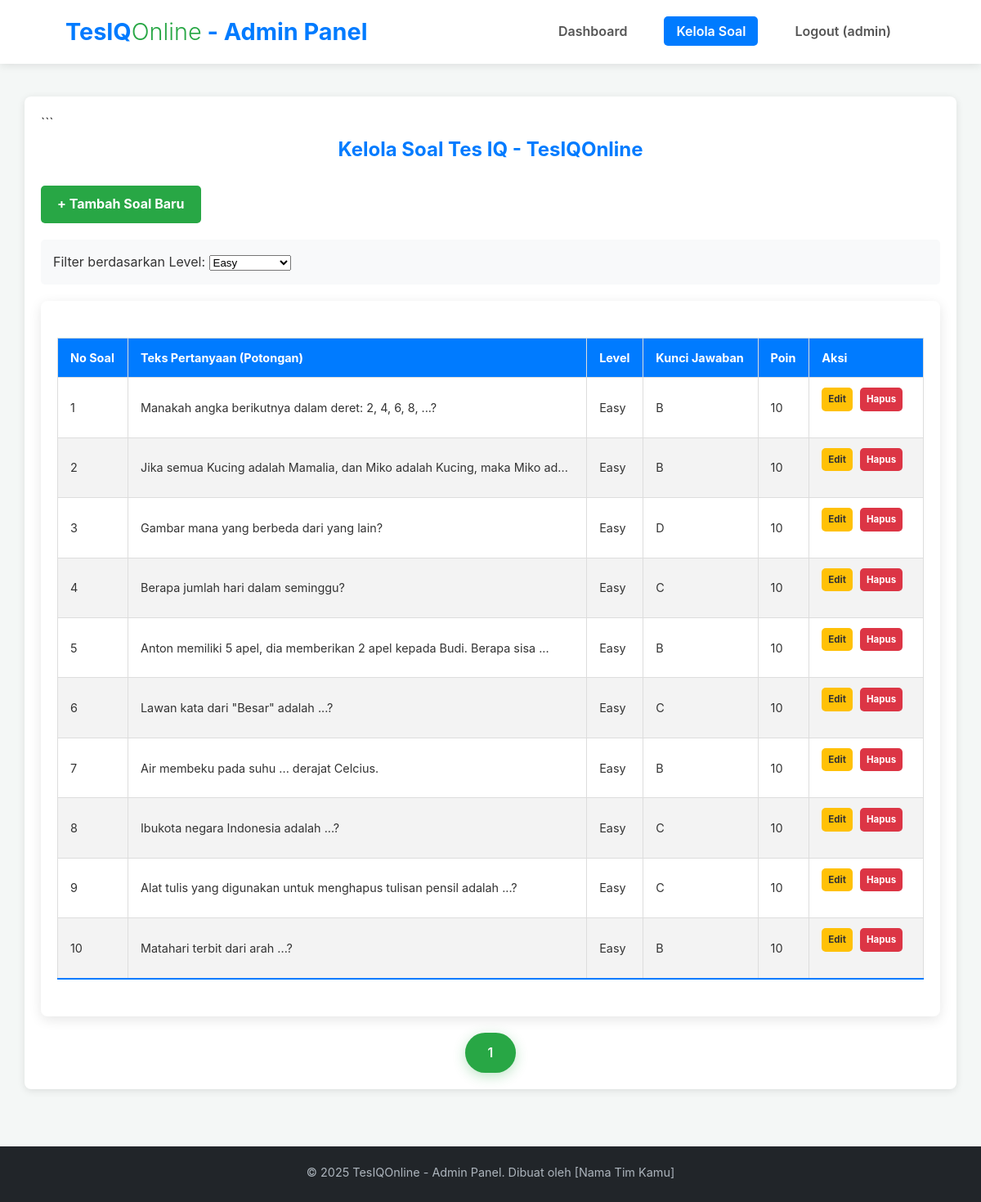
The page /admin/manajemen_soal.php?level_filter=1 (signed in) on the database its author committed.
### tables this page shows
CREATE TABLE questions (
    id INT AUTO_INCREMENT PRIMARY KEY,
    level_id INT NOT NULL,
    question_number INT NOT NULL,
    question_text TEXT NOT NULL,
    option_a VARCHAR(255) NOT NULL,
    option_b VARCHAR(255) NOT NULL,
    option_c VARCHAR(255) NOT NULL,
    option_d VARCHAR(255) NOT NULL,
    correct_option CHAR(1) NOT NULL,
    points INT NOT NULL DEFAULT 10,
    created_at TIMESTAMP DEFAULT CURRENT_TIMESTAMP,
    FOREIGN KEY (level_id) REFERENCES levels(id) ON DELETE CASCADE,
    CONSTRAINT question_per_level UNIQUE (question_text, level_id),
    CONSTRAINT number_per_level UNIQUE (question_number, level_id)
);

CREATE TABLE levels (
    id INT AUTO_INCREMENT PRIMARY KEY,
    level_name VARCHAR(50) NOT NULL UNIQUE,
    description TEXT
);

### admin/manajemen_soal.php (the view, shortened to what this page needs)
<?php
$page_title = "Kelola Soal Tes IQ - TesIQOnline";
require_once 'admin_header.php';
$limit = 10;
$page = isset($_GET['page']) && is_numeric($_GET['page']) ? (int)$_GET['page'] : 1;
$offset = ($page - 1) * $limit;
$filter_level_id = isset($_GET['level_filter']) && is_numeric($_GET['level_filter']) ? (int)$_GET['level_filter'] : null;
$sql_questions = "SELECT q.id, q.question_number, q.question_text, q.correct_option, q.points, l.level_name
                  FROM questions q
                  JOIN levels l ON q.level_id = l.id";
$sql_count = "SELECT COUNT(*) as total FROM questions q";
$where_clauses = [];
$params = [];
$types = "";
if ($filter_level_id) {
    $where_clauses[] = "q.level_id = ?";
    $params[] = $filter_level_id;
    $types .= "i";
}
if (!empty($where_clauses)) {
    $sql_questions .= " WHERE " . implode(" AND ", $where_clauses);
    $sql_count .= " WHERE " . implode(" AND ", $where_clauses);
}
$sql_questions .= " ORDER BY l.id ASC, q.question_number ASC LIMIT ? OFFSET ?";
$params[] = $limit;
$params[] = $offset;
$types .= "ii";
$stmt_count = $conn->prepare($sql_count);
if ($filter_level_id) {
    $stmt_count->bind_param("i", $filter_level_id);
}
$stmt_count->execute();
$total_questions = $stmt_count->get_result()->fetch_assoc()['total'];
$total_pages = ceil($total_questions / $limit);
$stmt_questions = $conn->prepare($sql_questions);
if (!empty($params)) {
    $stmt_questions->bind_param($types, ...$params);
}
$stmt_questions->execute();
$result_questions = $stmt_questions->get_result();
$questions_list = [];
if ($result_questions->num_rows > 0) {
    while ($row = $result_questions->fetch_assoc()) {
        $questions_list[] = $row;
    }
}
?>
<h2 class="page-title"><?php echo $page_title; ?></h2>
<a href="tambah_soal.php" class="action-button" style="margin-bottom: 20px;">+ Tambah Soal Baru</a>
<form method="GET" action="manajemen_soal.php" style="margin-bottom: 20px; background-color:#f8f9fa; padding:15px; border-radius:5px;">
    <label for="level_filter">Filter berdasarkan Level:</label>
    <select name="level_filter" id="level_filter" onchange="this.form.submit()">
        <?php foreach ($levels_admin as $level) : ?>
            <option value="<?php echo $level['id']; ?>" <?php echo ($filter_level_id == $level['id']) ? 'selected' : ''; ?>>
                <?php echo htmlspecialchars($level['level_name']); ?>
            </option>
        <?php endforeach; ?>
    </select>
</form>
<?php if (!empty($questions_list)) : ?>
    <div class="table-container">
        <table class="content-table">
            <thead>
                <tr>
                    <th>No Soal</th>
                    <th>Teks Pertanyaan (Potongan)</th>
                    <th>Level</th>
                    <th>Kunci Jawaban</th>
                    <th>Poin</th>
                    <th>Aksi</th>
                </tr>
            </thead>
            <tbody>
                <?php foreach ($questions_list as $question) : ?>
                    <tr>
                        <td><?php echo $question['question_number']; ?></td>
                        <td><?php echo htmlspecialchars(substr($question['question_text'], 0, 70)) . (strlen($question['question_text']) > 70 ? '...' : ''); ?></td>
                        <td><?php echo htmlspecialchars($question['level_name']); ?></td>
                        <td><?php echo htmlspecialchars($question['correct_option']); ?></td>
                        <td><?php echo htmlspecialchars($question['points']); ?></td>
                        <td class="action-links">
                            <a href="edit_soal.php?id=<?php echo $question['id']; ?>" class="action-button edit" style="padding:5px 8px; font-size:0.8em; margin-right:5px;">Edit</a>
                            <a href="hapus_soal.php?id=<?php echo $question['id']; ?>" class="action-button delete" style="padding:5px 8px; font-size:0.8em;" onclick="return confirm('Apakah Anda yakin ingin menghapus soal ini?');">Hapus</a>
                        </td>
                    </tr>
                <?php endforeach; ?>
            </tbody>
        </table>
    </div>
    <div class="pagination" style="margin-top: 20px; text-align: center;">
        <?php for ($i = 1; $i <= $total_pages; $i++) : ?>
            <a href="?page=<?php echo $i; ?>&level_filter=<?php echo $filter_level_id; ?>" class="btn <?php echo ($i == $page) ? 'btn-primary' : 'btn-secondary'; ?>"><?php echo $i; ?></a>
        <?php endfor; ?>
    </div>
<?php else : ?>
    <div class="message info">Belum ada soal yang tersedia <?php echo $filter_level_id ? 'untuk level ini' : ''; ?>. Silakan tambahkan soal baru.</div>
<?php endif; ?>
<?php
require_once 'admin_footer.php';
?>

### assets/css/style.css (style rules this page uses)
* { margin: 0; padding: 0; box-sizing: border-box; }
body { font-family: -apple-system, BlinkMacSystemFont, "Segoe UI", Roboto, Helvetica, Arial, sans-serif, "Apple Color Emoji", "Segoe UI Emoji", "Segoe UI Symbol"; line-height: 1.6; color: #333; background-color: #f4f7f6; display: flex; flex-direction: column; min-height: 100vh; }
.btn { display: inline-block; padding: 12px 28px; text-decoration: none; border-radius: 25px; font-weight: 600; transition: background-color 0.3s ease, transform 0.2s ease; font-size: 1rem; cursor: pointer; border: none; }
.btn-primary { background-color: #28a745; color: #fff; box-shadow: 0 4px 15px rgba(40, 167, 69, 0.3); }
.table-container { background-color: #fff; padding: 20px; border-radius: 8px; box-shadow: 0 4px 15px rgba(0, 0, 0, 0.1); overflow-x: auto; }
.content-table { width: 100%; border-collapse: collapse; margin: 25px 0; font-size: 0.9em; min-width: 400px; }
.content-table thead tr { background-color: #007bff; color: #ffffff; text-align: left; font-weight: bold; }
.content-table th, .content-table td { padding: 12px 15px; border-bottom: 1px solid #dddddd; }
.content-table tbody tr { border-bottom: 1px solid #dddddd; }
.content-table tbody tr:nth-of-type(even) { background-color: #f3f3f3; }
.content-table tbody tr:last-of-type { border-bottom: 2px solid #007bff; }
.content-table .action-links a { margin-right: 8px; color: #007bff; text-decoration: none; font-weight: bold; }
.content-table .action-links a.edit { color: #ffc107; }
.content-table .action-links a.delete { color: #dc3545; }

### assets/css/admin.css (style rules this page uses)
.page-title { text-align: center; color: #007bff; margin-bottom: 25px; }
.action-button { display: inline-block; padding: 10px 20px; margin-bottom: 20px; background-color: #28a745; color: white; text-decoration: none; border-radius: 5px; font-weight: bold; }
.action-button.edit { background-color: #ffc107; color: #333 !important; }
.action-button.delete { background-color: #dc3545; color: #fff !important; }
.content-table th, .content-table td { border: 1px solid #dddddd; }

### rows shown on the page
questions: question_number "1", question_text "Manakah angka berikutnya dalam deret: 2, 4, 6, 8, ...?", level.level_name "Easy", correct_option "B", points "10"
questions: question_number "2", question_text "Jika semua Kucing adalah Mamalia, dan Miko adalah Kucing, maka Miko ad", level.level_name "Easy", correct_option "B", points "10"
questions: question_number "3", question_text "Gambar mana yang berbeda dari yang lain?", level.level_name "Easy", correct_option "D", points "10"
questions: question_number "4", question_text "Berapa jumlah hari dalam seminggu?", level.level_name "Easy", correct_option "C", points "10"
questions: question_number "5", question_text "Anton memiliki 5 apel, dia memberikan 2 apel kepada Budi. Berapa sisa", level.level_name "Easy", correct_option "B", points "10"
questions: question_number "6", question_text "Lawan kata dari \"Besar\" adalah ...?", level.level_name "Easy", correct_option "C", points "10"
questions: question_number "7", question_text "Air membeku pada suhu ... derajat Celcius.", level.level_name "Easy", correct_option "B", points "10"
questions: question_number "8", question_text "Ibukota negara Indonesia adalah ...?", level.level_name "Easy", correct_option "C", points "10"
questions: question_number "9", question_text "Alat tulis yang digunakan untuk menghapus tulisan pensil adalah ...?", level.level_name "Easy", correct_option "C", points "10"
questions: question_number "10", question_text "Matahari terbit dari arah ...?", level.level_name "Easy", correct_option "B", points "10"

### other values the page prints
$admin_username "admin"
$page_title "Kelola Soal Tes IQ - TesIQOnline"
form field level_filter "Easy"
